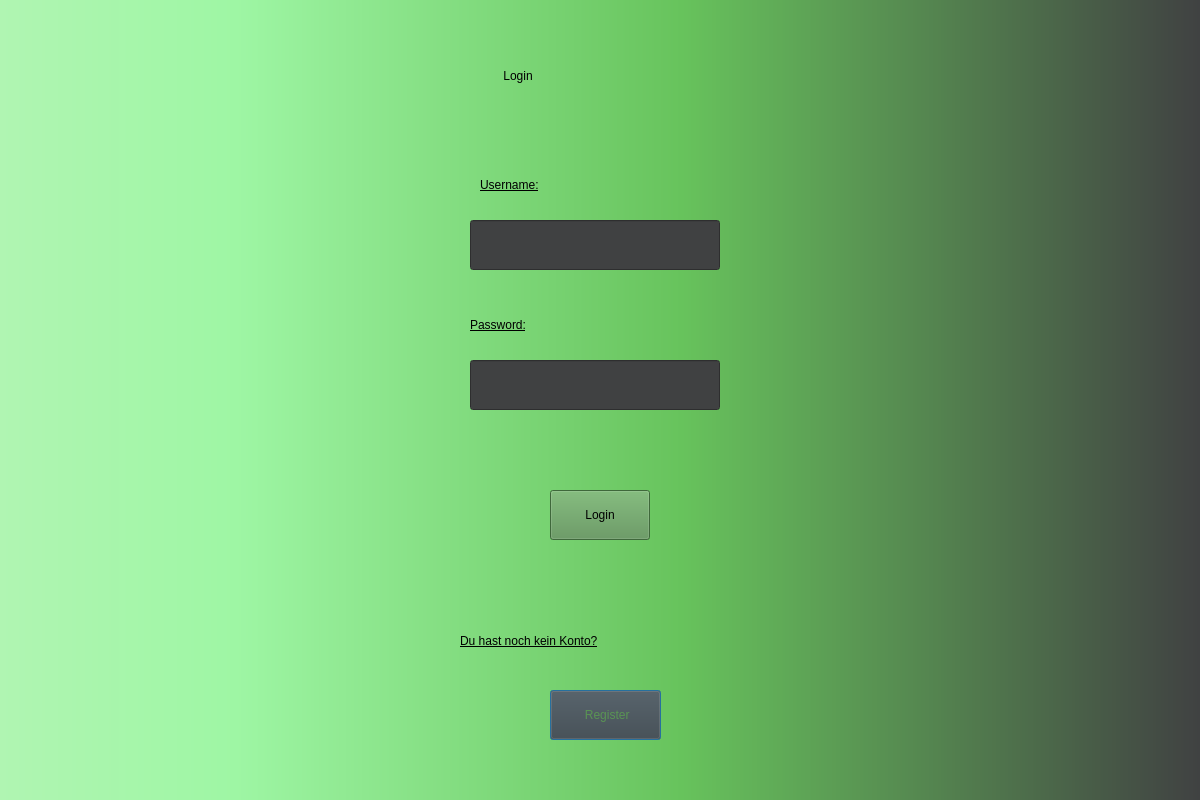
<?xml version="1.0" encoding="UTF-8"?>
<ui version="4.0">
 <class>Dialog</class>
 <widget class="QDialog" name="Dialog">
  <property name="geometry">
   <rect>
    <x>0</x>
    <y>0</y>
    <width>1200</width>
    <height>800</height>
   </rect>
  </property>
  <property name="sizeIncrement">
   <size>
    <width>0</width>
    <height>0</height>
   </size>
  </property>
  <property name="windowTitle">
   <string>Dialog</string>
  </property>
  <property name="styleSheet">
   <string notr="true">background-color: qlineargradient(spread:pad, x1:0, y1:0, x2:1, y2:0, stop:0 rgba(176, 245, 178, 255), stop:0.197183 rgba(158, 246, 164, 255), stop:0.568075 rgba(103, 195, 92, 255), stop:1 rgba(64, 65, 66, 255));
font: 14pt &quot;Segoe UI&quot;;
color: rgb(0, 0, 0);
file:///C:/Pictures/Bilder/Saved Pictures/Satchel on Twitter.png</string>
  </property>
  <widget class="QLabel" name="LoginForm">
   <property name="geometry">
    <rect>
     <x>500</x>
     <y>40</y>
     <width>211</width>
     <height>71</height>
    </rect>
   </property>
   <property name="styleSheet">
    <string notr="true">font: 30pt &quot;Segoe UI&quot;;
background-color: transparent;</string>
   </property>
   <property name="text">
    <string> Login</string>
   </property>
  </widget>
  <widget class="QLabel" name="Password">
   <property name="geometry">
    <rect>
     <x>470</x>
     <y>300</y>
     <width>250</width>
     <height>50</height>
    </rect>
   </property>
   <property name="styleSheet">
    <string notr="true">background-color: transparent;
text-decoration: underline;
font: 16pt &quot;Segoe UI&quot;;
color:black;
</string>
   </property>
   <property name="text">
    <string>Password:</string>
   </property>
  </widget>
  <widget class="QLineEdit" name="lineEdit_password">
   <property name="geometry">
    <rect>
     <x>470</x>
     <y>360</y>
     <width>250</width>
     <height>50</height>
    </rect>
   </property>
   <property name="styleSheet">
    <string notr="true">background-color: rgb(64, 65, 66);
font: 10pt &quot;Segoe UI&quot;;
color: rgb(255, 255, 255);</string>
   </property>
   <property name="echoMode">
    <enum>QLineEdit::EchoMode::Password</enum>
   </property>
  </widget>
  <widget class="QPushButton" name="Register">
   <property name="geometry">
    <rect>
     <x>550</x>
     <y>690</y>
     <width>111</width>
     <height>50</height>
    </rect>
   </property>
   <property name="styleSheet">
    <string notr="true">background-color: rgb(64, 65, 66);
color: rgb(89, 148, 83);</string>
   </property>
   <property name="text">
    <string> Register</string>
   </property>
  </widget>
  <widget class="QLabel" name="username">
   <property name="geometry">
    <rect>
     <x>480</x>
     <y>160</y>
     <width>250</width>
     <height>50</height>
    </rect>
   </property>
   <property name="styleSheet">
    <string notr="true">background-color: transparent;
text-decoration: underline;
font: 16pt &quot;Segoe UI&quot;;
color:black;
</string>
   </property>
   <property name="text">
    <string>Username:</string>
   </property>
  </widget>
  <widget class="QPushButton" name="pushButton_to_login">
   <property name="enabled">
    <bool>true</bool>
   </property>
   <property name="geometry">
    <rect>
     <x>550</x>
     <y>490</y>
     <width>100</width>
     <height>50</height>
    </rect>
   </property>
   <property name="styleSheet">
    <string notr="true">background-color: rgb(88, 145, 82);
color: rgb(0, 0, 0);</string>
   </property>
   <property name="text">
    <string>Login</string>
   </property>
  </widget>
  <widget class="QLabel" name="label">
   <property name="geometry">
    <rect>
     <x>460</x>
     <y>610</y>
     <width>331</width>
     <height>61</height>
    </rect>
   </property>
   <property name="styleSheet">
    <string notr="true">background-color: transparent;
text-decoration: underline;
font: 16pt &quot;Segoe UI&quot;;
color:black;
</string>
   </property>
   <property name="text">
    <string>Du hast noch kein Konto?</string>
   </property>
  </widget>
  <widget class="QLineEdit" name="lineEdit_password_2">
   <property name="geometry">
    <rect>
     <x>470</x>
     <y>220</y>
     <width>250</width>
     <height>50</height>
    </rect>
   </property>
   <property name="styleSheet">
    <string notr="true">background-color: rgb(64, 65, 66);
font: 10pt &quot;Segoe UI&quot;;
color: rgb(255, 255, 255);</string>
   </property>
   <property name="inputMethodHints">
    <set>Qt::InputMethodHint::ImhNoAutoUppercase|Qt::InputMethodHint::ImhNoPredictiveText|Qt::InputMethodHint::ImhSensitiveData</set>
   </property>
   <property name="echoMode">
    <enum>QLineEdit::EchoMode::Password</enum>
   </property>
  </widget>
 </widget>
 <resources/>
 <connections/>
</ui>
